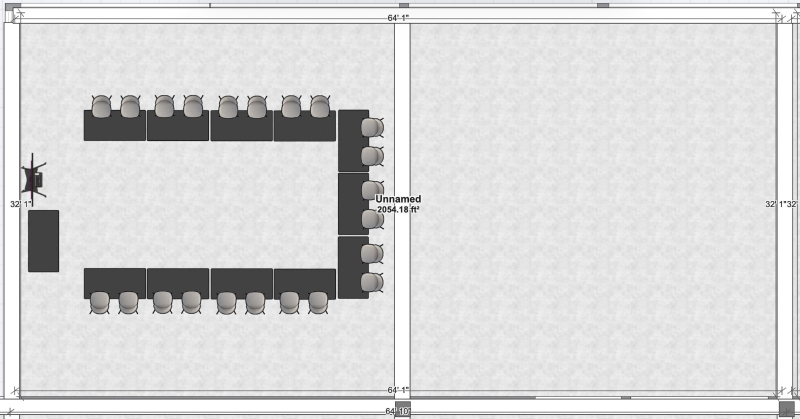
#> input picture Room Configurations to test/Configuration3.jpeg, 1600 x 837 px, given in place of predictions.jpg, which was not available (shown at 1/2 size)
$ jupyter execute --allow-errors 'Final Object Detection Model.ipynb'   (shell and % lines are left out)   (text cells are left out)
#> lines starting #> are read from the running program, lines starting #| are printed output that depends on the picture
[cell 1]
# clone darknet repo

[cell 2]
# change makefile to have GPU enabled (we do not use OpenCV)
%cd darknet

[cell 3]
# verify CUDA

[cell 4]
# make darknet (builds darknet so that you can then use the darknet executable file to run or train object detectors)

[cell 5]
# define helper functions
def imShow(path):
#> called with path = 'predictions.jpg'
  import cv2
  import matplotlib.pyplot as plt
  %matplotlib inline

  image = cv2.imread(path)
#> image is the input picture: shape (837, 1600, 3); mean B, G, R 215.1, 215.1, 215.2
  height, width = image.shape[:2]
#> height = 837; width = 1600
  resized_image = cv2.resize(image,(3*width, 3*height), interpolation = cv2.INTER_CUBIC)
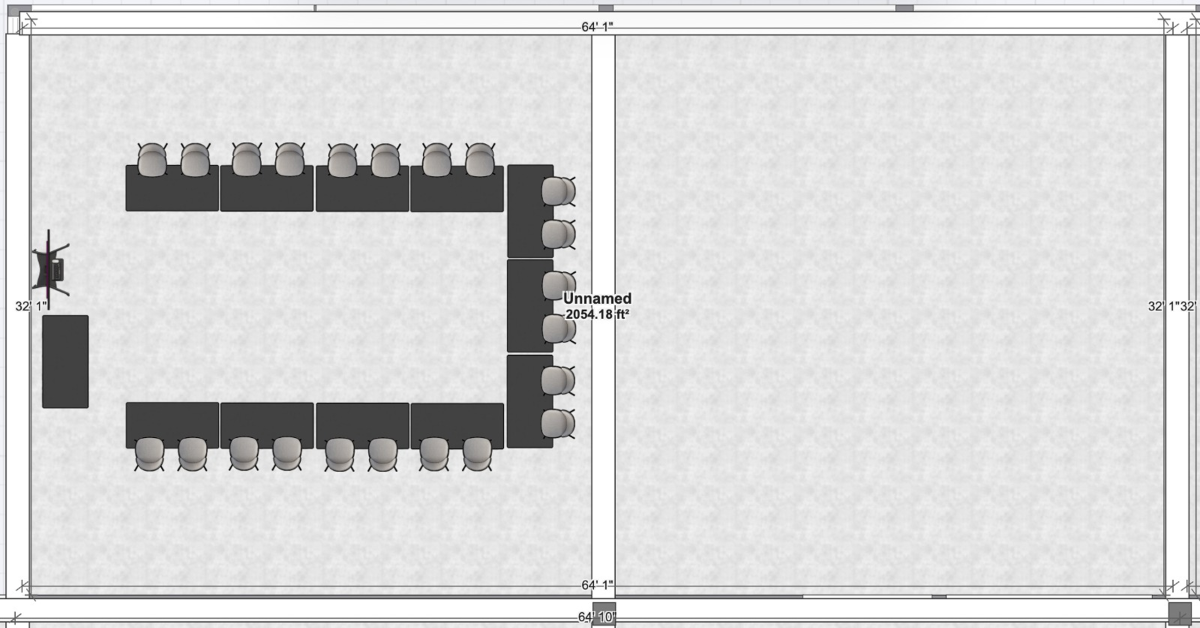
#> resized_image: shape (2511, 4800, 3) (shown at 1/4 size); mean B, G, R 215.1, 215, 215.1

  fig = plt.gcf()
  fig.set_size_inches(18, 10)
  plt.axis("off")
  plt.imshow(cv2.cvtColor(resized_image, cv2.COLOR_BGR2RGB))
  plt.show()

# use this to upload files
def upload():
  from google.colab import files
  uploaded = files.upload()
  for name, data in uploaded.items():
    with open(name, 'wb') as f:
      f.write(data)
      print ('saved file', name)

# use this to download a file
def download(path):
  from google.colab import files
  files.download(path)


$ run again, on Room Configurations to test/Configuration4.jpeg
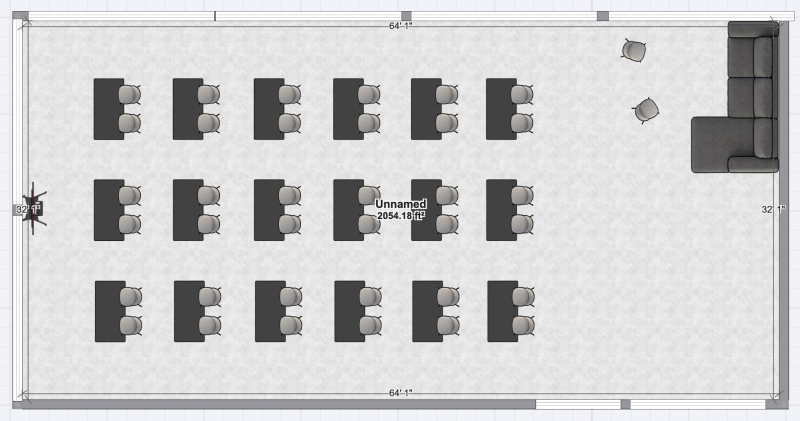
#> input picture Room Configurations to test/Configuration4.jpeg, 1600 x 841 px, given in place of predictions.jpg, which was not available (shown at 1/2 size)
#> in imShow, image is the input picture: shape (841, 1600, 3); mean B, G, R 203.8, 203.3, 203.4
#> in imShow, `plt.show()`:
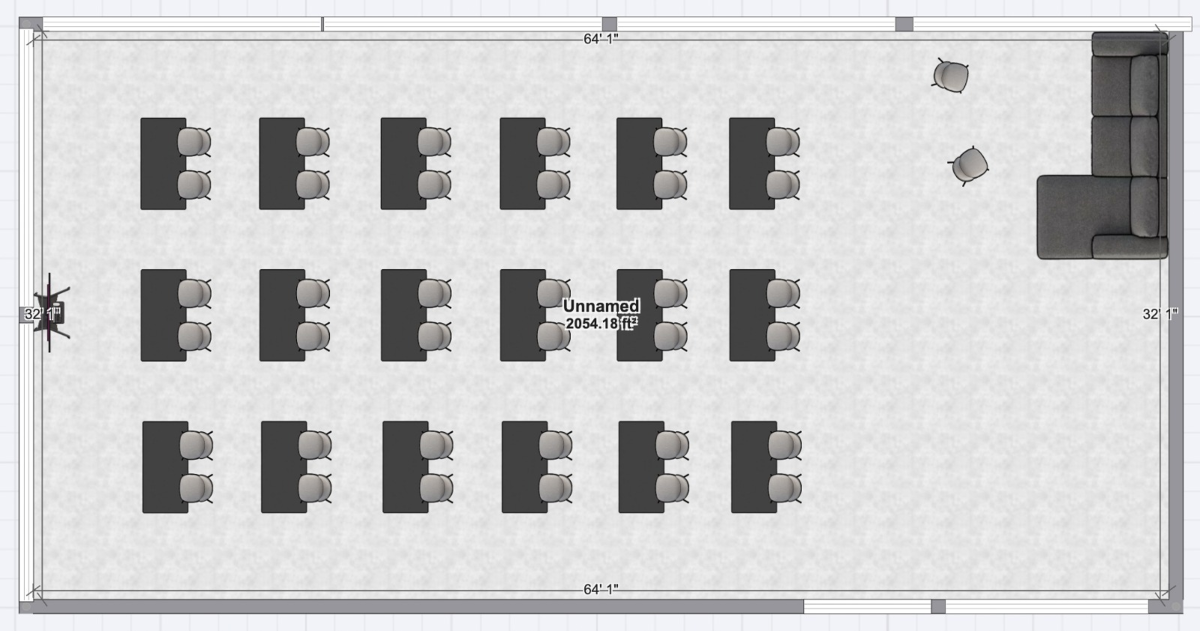
#> shown: shape (2523, 4800, 3) (shown at 1/4 size); mean R, G, B 203.4, 203.3, 203.7
